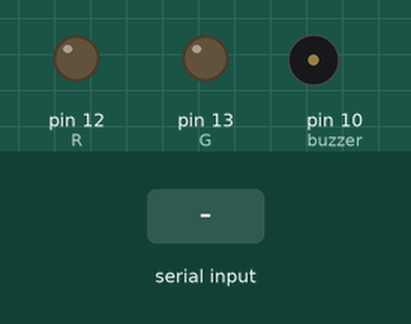
Recording of a sketch running on a simulated Arduino Uno, built with avr-gcc and run on an emulated ATmega328P. Parts: output pins drawn as LEDs (lit = HIGH), buzzer (waves = sounding). The test bench sets the inputs (shaded band).

Above: at 1.2 s.
1.3 s: "1" received over Serial
At 2.3 s:
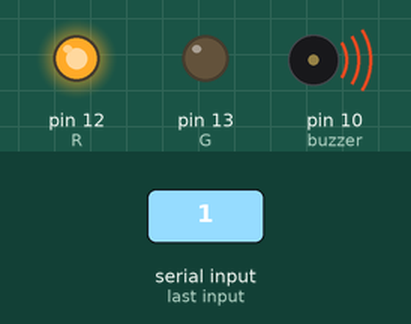
4.3 s: "0" received over Serial
At 6.5 s:
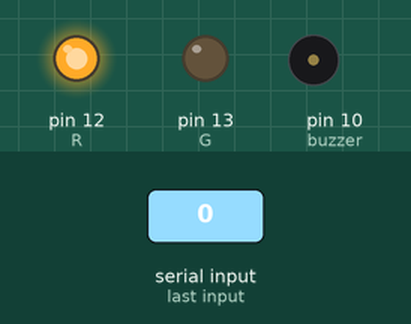
7.3 s: "2" received over Serial
At 10.8 s:
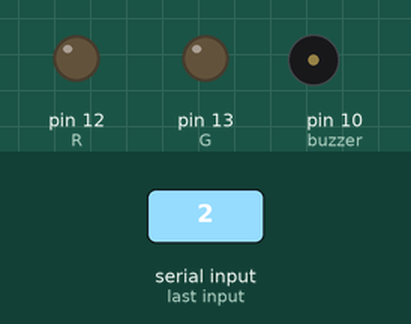
Timing chart, 0 to 12.3 s (numbered marks = the images above; inputs shaded):
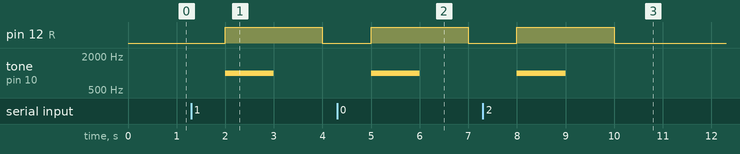

Measured:
- after the input at 1.3 s, pin 12 (R): LOW → HIGH after 0.70 s, → LOW 2.0 s later; tone on pin 10 (buzzer): silent → 1000 Hz after 0.70 s, → silent 1.0 s later
- after the input at 4.3 s, pin 12 (R): LOW → HIGH after 0.70 s, → LOW 2.0 s later; tone on pin 10 (buzzer): silent → 1000 Hz after 0.70 s, → silent 1.0 s later
- after the input at 7.3 s, pin 12 (R): LOW → HIGH after 0.70 s, → LOW 2.0 s later; tone on pin 10 (buzzer): silent → 1000 Hz after 0.70 s, → silent 1.0 s later

The sketch:

task_bluetooth.ino
```cpp
const int G = 13;
const int R = 12;
const int c =5;
char myPassword[] = { '1', '9', '9', '7','\0'};
int cnt =0;
char pass[c] = {'\0'};
const int buzzer = 10;
int motorPin =  5;


void setup() {
pinMode(G,OUTPUT);
pinMode(R,OUTPUT);
pinMode(buzzer, OUTPUT);
Serial.begin(9600);
}

void loop() {

if(Serial.available())
{
  for (int i=0; i<c;i++)
 { pass[i] = Serial.read();
 }
  for (int j=0; j<c;j++)
 {if(pass[j] == myPassword[j])
 cnt++;
 }
 if(cnt==c-1)
 {digitalWrite(G,HIGH);
  digitalWrite(R,LOW);
  analogWrite(motorPin, 90); //rotates motor
   // set the Pin motorPin1 LOW

    // set the Pin motorPin2 LOW
  tone(buzzer, 2000,100); // tone( pin number, frequency in hertz, duration in milliseconds);
  delay(1000);        // ...for 1 sec
  noTone(buzzer);
  delay(4000); // Stop sound...
  digitalWrite(motorPin, LOW);
  }
  else
  { digitalWrite(R,HIGH);
  digitalWrite(G,LOW);
  tone(buzzer, 1000,1000); // Send 1KHz sound signal...
  delay(1000);        // ...for 1 sec
  noTone(buzzer);     // Stop sound...

  }
}
else
{
  digitalWrite(G,LOW);
  digitalWrite(R,LOW);
}
delay(1000);
pass[c] = {'\0'};
cnt =0;
}
```
